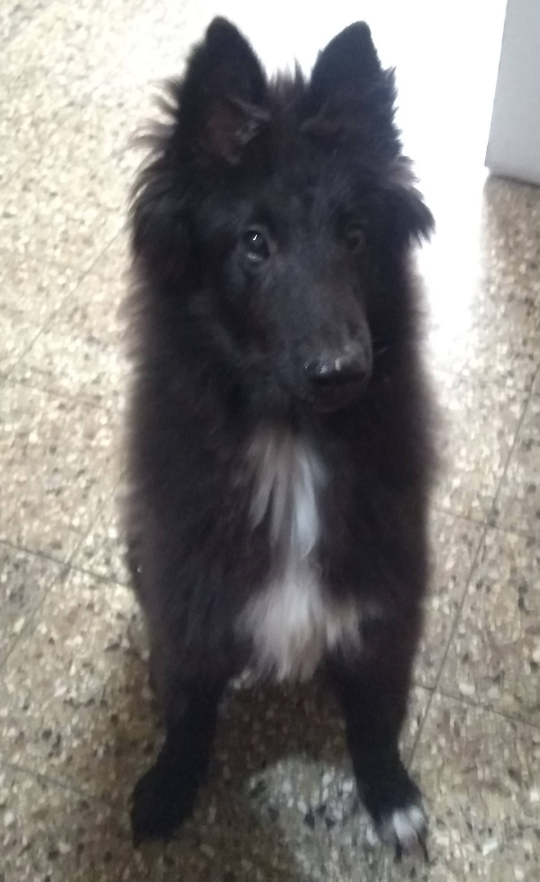
#> input picture notebooks/imagen_prueba.png, 1618 x 2644 px (shown at 1/3 size)
$ jupyter execute clase4-svd_on_images.ipynb
#> lines starting #> are read from the running program, lines starting #| are printed output that depends on the picture
# Aplicación de DVS/SVD para compresión de imágenes

Una imagen en blanco y negro no es más que una matriz con valores que van del 0 al 255 (negro a blanco).
Entonces ¿qué pasaría si realizamos la descomposición en valores singulares de una imagen?¿podremos encontrar algo interesante?

## Preparación de los datos

Para trabajar vamos a descargar una imagen de un link de Google Drive y parsearla con PIL, una librería sencilla para trabajo con imágenes de Python (no es la única).

Como la imagen puede estar en color, además la vamos a querer convertir a blanco y negro.

[cell 1]
# imports

from PIL import Image
import requests
import shutil
import numpy as np
import matplotlib.pyplot as plt

[cell 2]
# funcion de utilidad para descargar archivo de un drive

def file_from_drive(shareable_link, filename):
  file_id = shareable_link.split("/")[5]
  downloadable_link = "https://drive.google.com/uc?export=download&id="+file_id
  r = requests.get(downloadable_link, stream = True)
  if r.status_code == 200:
    r.raw.decode_content = True
    with open(filename,'wb') as f:
      shutil.copyfileobj(r.raw, f)
    print(f"Succesfully downloaded file {filename} from {shareable_link}")
  else:
    print(f"Error downloading file {filename} from {shareable_link}")
  return

[cell 3]
# descargamos la imagen

drive_url = 'https://drive.google.com/file/d/1LezIY6L_hXbcVmvZeJXDzgdLsmDu2Qch/view?usp=sharing'
fname = 'imagen_prueba.png'

file_from_drive(drive_url, fname)
#> (the call stopped at in file_from_drive, `r = requests.get(downloadable_link, stream = True)`: the network is not available in this run)

[cell 4]
# a ver como se ve?

img = Image.open(fname)
#> img is the input picture: PIL image 1618x2644 RGB; mean R, G, B 128.6, 125.2, 122.3
width, height = img.size
#> width = 1618; height = 2644
img = img.resize((width//3,height//3))
#> img: PIL image 539x881 RGB
img

[cell 5]
# la pasamos a blanco y negro

bw_img = img.convert('L')
bw_img

[cell 6]
# ¿y la mencionada matriz a valores enteros cómo se obtiene?
# ...resulta que simplemente levantando el objeto PIL como un array de NumPy

img_array = np.array(bw_img)
img_array

[cell 7]
# ¿dimensiones de la matriz?
img_array.shape
#> Out = (881, 539)

## Análisis de la SVD/DVS

Nos interesa no sólo aplicar la descomposición sino también analizar cómo se comportan los valores singulares. Dependiendo de esto último puede resultar interesante o no aplicar una reducción de dimensiones.

[cell 8]
# aplicar la SVD/DVS en numpy es 1 línea de código
u, s, vh = np.linalg.svd(img_array, full_matrices=False)
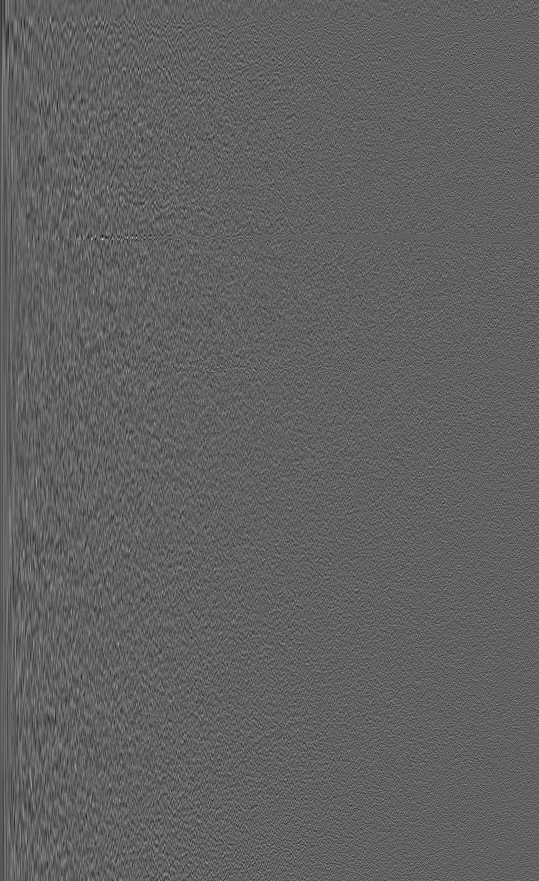
#> u: shape (881, 539) float64; min -0.235, max 0.379, mean -5.38e-05; drawn with min black and max white
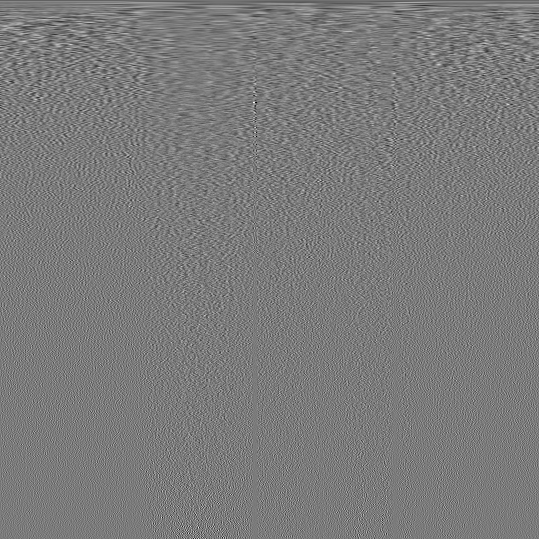
#> vh: shape (539, 539) float64; min -0.287, max 0.306, mean -0.000107; drawn with min black and max white
#> s = 539 values, max 98819.5 at index 0, min 4.9 at index 538, mean 482.5

# ¿qué formas tienen?
u.shape, s.shape, vh.shape
#> Out = ((881, 539), (539,), (539, 539))

[cell 9]
# Observemos los VSs

fig, ax = plt.subplots(figsize=(10,10))

ax.plot(s)
ax.set_xlabel("i")
ax.set_ylabel("Sigmai")
ax.set_title("Valores singulares, ordenados")
ax.grid(True)
#> figure, not shown here; curve peaks at x = 0, y = 98819.5

[cell 10]
# valores muy grandes no permiten entender la distribución de los VSs

fig, ax = plt.subplots(figsize=(10,10))

ax.plot(np.log(s))
ax.set_xlabel("i")
ax.set_ylabel("log(Sigmai)")
ax.set_title("Logaritmo de los valores singulares, ordenados")
ax.grid(True)
#> figure, not shown here; curve peaks at x = 0, y = 11.5

[cell 11]
# hagamos zoom sobre los primeros 70, elegido arbitrariamente

fig, ax = plt.subplots(figsize=(10,10))

ax.plot(np.log(s[:70]))
ax.set_xlabel("i")
ax.set_ylabel("log(Sigmai)")
ax.set_title("Logaritmo de los valores singulares, ordenados")
ax.grid(True)
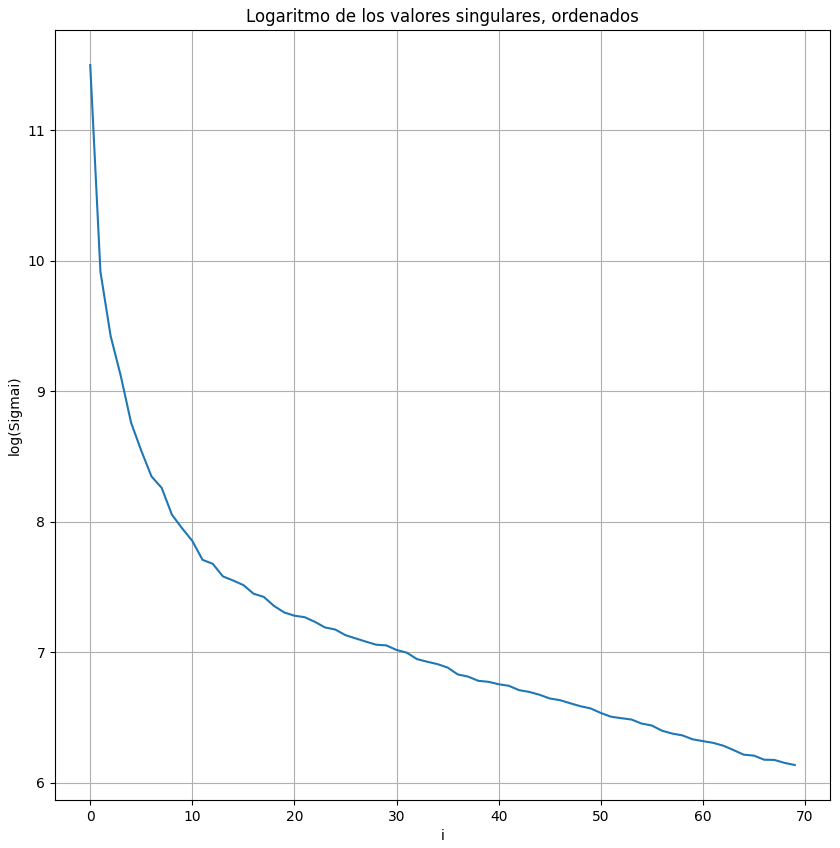
#> figure drawn by matplotlib, 1 panel; curve peaks at x = 0, y = 11.5

## Compresión de imágenes

Ahora que ya confirmamos que la distribución presenta el típico "codo" que nos interesa (es decir, que pocos valores singulares representan una fracción importante de la _energía_ de la matriz) podemos jugar con la reconstrucción de la imagen utilizando solamente los primeros $k$ valores.

Si originalmente
$U \in \mathbb{R}^{n \times s},
\Sigma \in \mathbb{R}^{s \times s},
V^T \in \mathbb{R}^{s \times m}$ entonces para un $k < s$ reconstruiremos la imagen utilizando
$U_{(\cdot, 1:k)} \in \mathbb{R}^{n \times k},
\Sigma_{(1:k, 1:k)} \in \mathbb{R}^{k \times k},
V^T_{(1:k, \cdot)} \in \mathbb{R}^{k \times m}$, es decir, con sólamente las primeras $k$ columnas de $U$, los primeros $k$ valores de $\Sigma$ y las primeras $k$ filas de $V^T$.

Si $k << s$ esto representa una importante reducción en el tamaño del objeto.

[cell 12]
# definimos una función de utilidad para sólo utilizar los primeros k valores singulares

def recover_first_k(u,s,vh,k=None):
  # si k no fue especificado, utilizar reconstrucción completa
  if k==None:
    k = len(s)
  # asegurarnos que no se pasaron de k
  assert k <= len(s)
  # recomponer
  # recordar que los indices empiezan en 0 pero [:k] devuelve los idxs 0 a k-1...
  # ...así que terminan siendo los primeros k
  return u[:, :k] @ np.diag(s[:k]) @ vh[:k, :]

[cell 13]
# recuperación en crudo, sin usar la función
recovered = u @ np.diag(s) @ vh
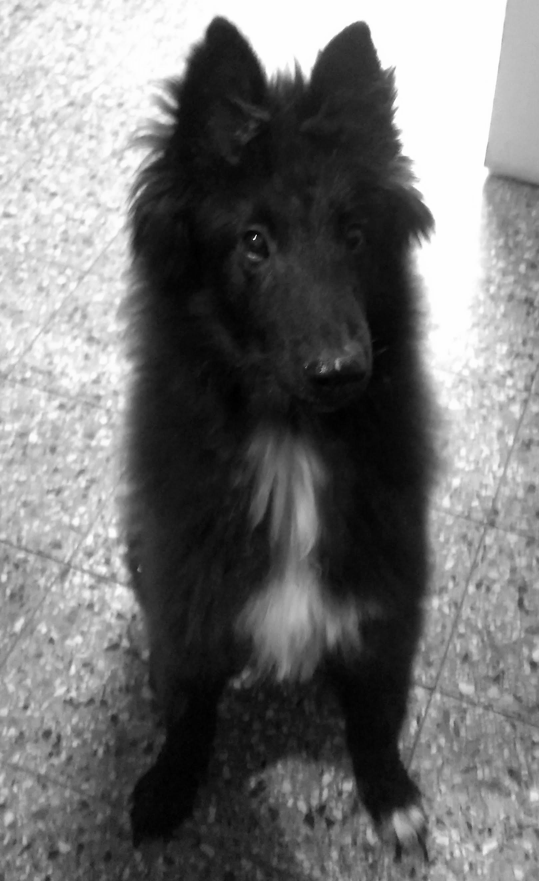
#> recovered: shape (881, 539) float64; min 18, max 255, mean 125.9; drawn with min black and max white
recovered

[cell 14]
# chequeamos que de lo mismo que la reconstrucción de la función
recovered2 = recover_first_k(u,s,vh)
#> in recover_first_k, `k = len(s)`: k = 539
(recovered == recovered2).all() # todos los valores coinciden?
#> Out = True

[cell 15]
# se debería ver igual al original, lo chequeamos
rec_img = Image.fromarray(recovered.astype('uint8'))
rec_img

### $k=10$

Empecemos por un valor ínfimo de $k$ ($\frac{10}{539} \approx 1.86 \%$), que son solamente aquellos valores singulares pertenecientes al primer "codo".

[cell 16]
# vamos a mostrar con k=10, que es donde hace el codo
array10 = recover_first_k(u, s, vh, k = 10)
#> call 2 of recover_first_k, with s = array of shape (539,), k = 10
#> in recover_first_k (call 2), `return u[:, :k] @ np.diag(s[:k]) @ vh[:k, :]`:
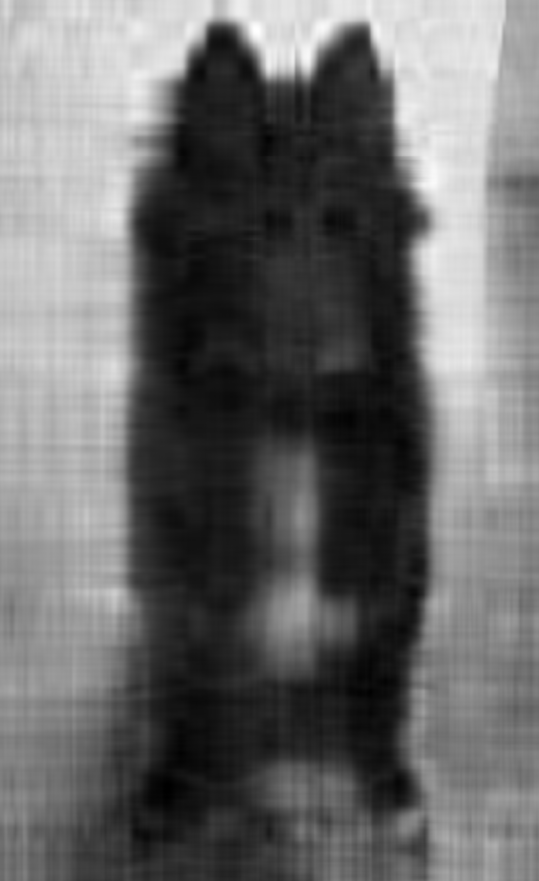
#> returned value: shape (881, 539) float64; min 7.57, max 290.9, mean 125.9; drawn with min black and max white
img10 = Image.fromarray(array10.astype('uint8'))
img10

### ¿Qué se ve con los otros 529 valores singulares?

Si no se sabe que es un perro, salvo por las orejas es casi imposible reconocerlo ¡y esto es utilizando $\frac{529}{539} \approx 98.14 \%$ de los valores singulares!

[cell 17]
array_last10 = u[:, 10:] @ np.diag(s[10:]) @ vh[10:, :]
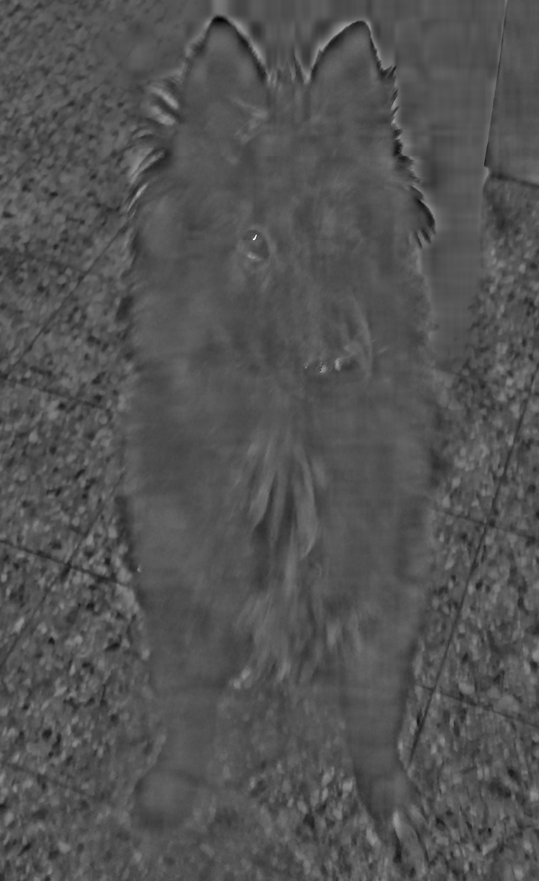
#> array_last10: shape (881, 539) float64; min -92.36, max 190.8, mean 0; drawn with min black and max white
img_last_10 = Image.fromarray(array_last10.astype('uint8'))
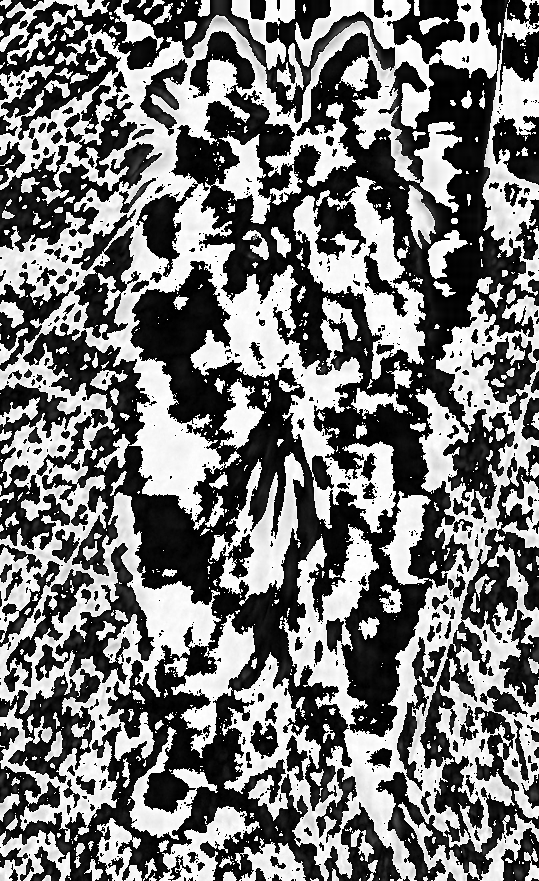
#> img_last_10: PIL image 539x881 L; min 0, max 255, mean 118.4
img_last_10

### $k=100$

Analizando $k=10$ vemos dos cosas:

* Las siluetas ya se pueden apreciar
* La imagen aún así es muy borrosa

Tomamos ahora para un valor mayor de $k$ pero que siga representando una pequeña fracción de $s$, como lo es 100.

[cell 18]
array100 = recover_first_k(u,s,vh, k = 100)
img100 = Image.fromarray(array100.astype('uint8'))
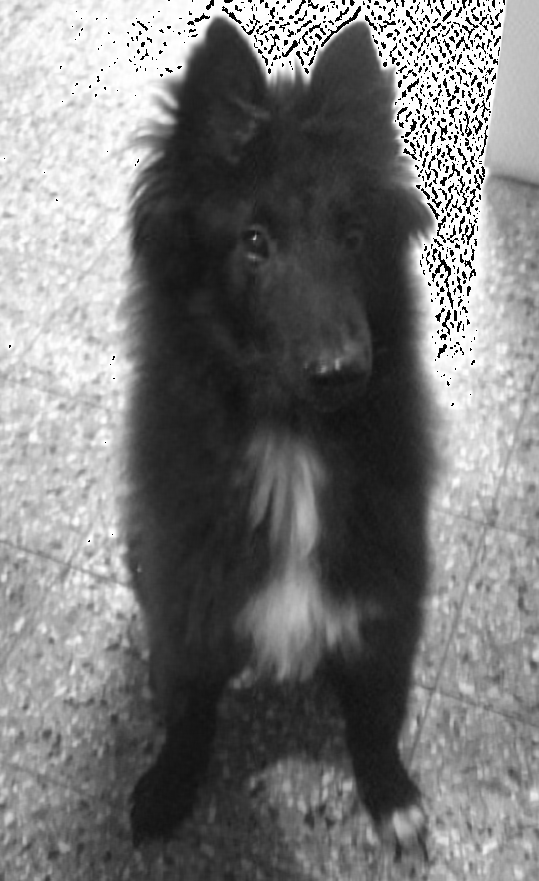
#> img100: PIL image 539x881 L; min 0, max 255, mean 120.4
img100

### $k=300$

Con $k=100$ pudimos apreciar que el perro se distingue perfectamente (con una menor resolución); los mayores problemas ocurren en espacios que son "homogéneos". Dicho de forma coloquial, se manejan bien los espacios donde el color "varíe" pero no donde sea "constante".

Vamos a probar ahora con $k=300$, que corresponde al segundo "codo" tras el cual baja drásticamente la ganancia de energía.

[cell 19]
array300 = recover_first_k(u,s,vh, k = 300)
img300 = Image.fromarray(array300.astype('uint8'))
img300

## Conclusiones

Intencionalmente omitimos (hasta ahora) el siguiente gráfico que explica lo sucedido ¿Qué puede verse? ¿Qué otro valor de $k$ podría haber resultado interesante estudiar?

[cell 20]
# Calculamos la energía acumulada para cada k primeros VSs, siendo la total la traza de la matriz sigma.
energy = np.cumsum(s)
#> energy = 539 values from 98819.5 to 260042.9

coefs = energy / energy[-1]
#> coefs = 539 values from 0.38 to 1

fig, ax = plt.subplots(figsize=(15,10))

ax.plot(coefs, color='red')
ax.set_title("Fracción de energía conservada para suma de primeros k VSs")
ax.set_xlabel("k")
ax.set_ylabel("fracción de energía conservada")
ax.set_ylim((0,1.05))
ax.grid(True)
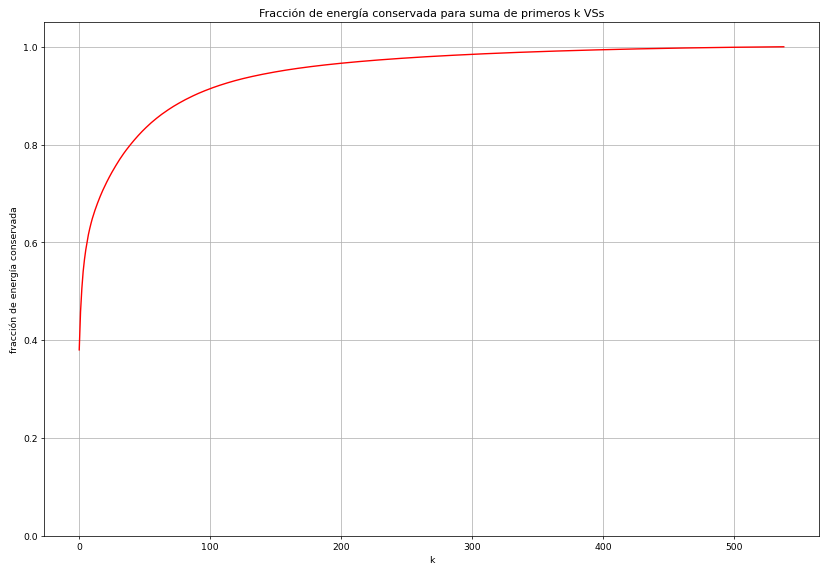
#> figure drawn by matplotlib, 1 panel; curve peaks at x = 538, y = 1
